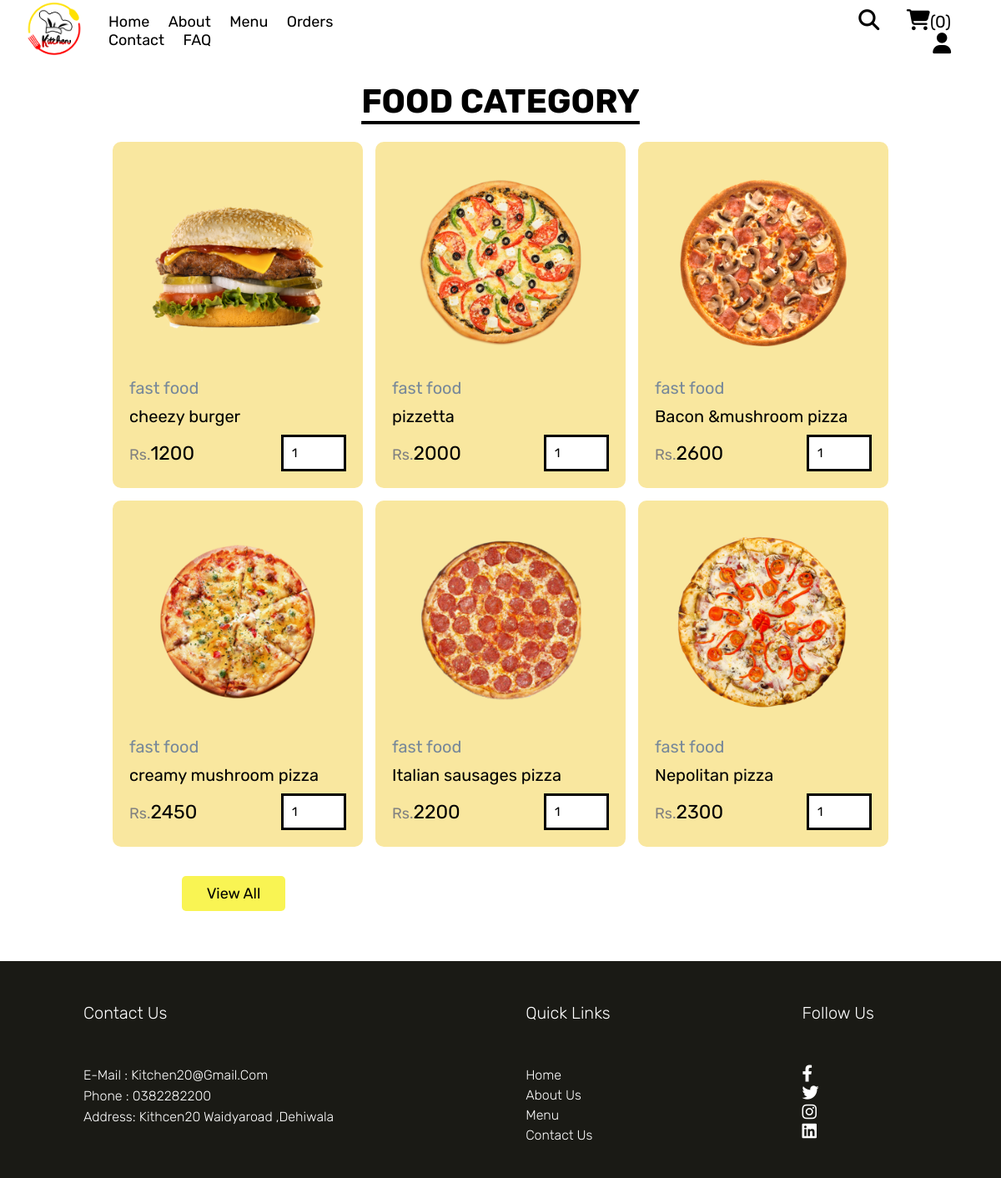
/category.php?category=fast food, run on the app's committed database.
### tables this page shows
CREATE TABLE IF NOT EXISTS `products` (
  `id` int NOT NULL AUTO_INCREMENT,
  `name` varchar(100) NOT NULL,
  `category` varchar(100) NOT NULL,
  `price` int NOT NULL,
  `image` varchar(100) NOT NULL,
  `description` varchar(500) NOT NULL,
  PRIMARY KEY (`id`)
);

### category.php (the view, shortened to what this page needs)
<?php
include 'component/connect.php';
if(isset($_GET['category'])){
   $category = $_GET['category'];
}else{
   $category = '';
}
?>
<!DOCTYPE html>
<html lang="en">
<head>
   <link rel="stylesheet" href="https://cdnjs.cloudflare.com/ajax/libs/font-awesome/6.1.1/css/all.min.css">
   <link rel="stylesheet" href="css/style.css">
</head>
<body>
<?php include 'component/user_header.php'; ?>
<section class="product">
   <h1 class="title">Food category </h1>
   <div class="box-container1">
      <?php
      $select_products =$conn->prepare("SELECT * FROM `products` WHERE category = ?");
      $select_products->execute([$category]);
      if($select_products->rowCount() > 0){
         while($fetch_products = $select_products->fetch(PDO::FETCH_ASSOC)){
      ?>
      <form action="" method="post" class="box">
         <img src="uploaded_img/<?=$fetch_products['image'];?>" alt="">
         <a href="category.php?category=<?=$fetch_products['category'];?>"
          class="cat"><?=$fetch_products['category'];?></a>
          <div class="name"><?=$fetch_products['name'];?></div>
          <div class="flex">
            <div class="price"><span>Rs.</span><?=$fetch_products['price'];?></div>
            <input type="number" name="qty" class="qty" value="1" min="1" max="99" maxlength="2">
         </div>
         </form>
      <?php
       }
      }else{
             echo'<div class="empty">no product added yet!</div>';
      }
      ?>
<div class="more-btn">
   <a href="menu.html" class="btn">view all</a>
</div>
</section>
<?php include 'component/footer.php'; ?>
</body>
</html>

### css/style.css (style rules this page uses)
* { font-family:'Rubik',sans-serif; margin:0; padding:0; box-sizing:border-box; outline:none; border:none; text-decoration:none; }
html { font-size:62.5%; scroll-behavior:smooth; stop-opacity:7rem; }
.btn, .delete-btn { margin-top:1rem; display: inline-block; font-size:1rem; padding:1rem 3rem; cursor: pointer; text-transform: capitalize; transition: .2 linear; }
.btn { background-color:#F9F453; color:black; border-radius:5px; font-size:1.8rem; margin-right:3rem; margin-left: 2rem; }
.title { text-align: center; margin-bottom:2.5rem; margin-top:2.5rem; font-size:4rem; color: black; text-transform:uppercase; text-decoration: underline; text-underline-offset:1rem; margin-top:2.5rem; }
.product .box-container1 { display: grid; grid-template-columns: repeat(auto-fit,30rem); justify-content:center; align-items: flex-start; gap: 1.5rem; padding-bottom:2rem; }
.product .box-container1 .box { background-color:#F9E79F ; border-radius:10px; box-shadow: 10px 10px 8px 10px white ; padding: 2rem; position: relative; overflow: hidden; }
.product .box-container1 .box img { height:25rem; width: 100%; object-fit: contain; margin-bottom: 1rem; }
.product .box-container1 .box .cat { font-size: 2rem; color: lightslategray; }
.product .box-container1 .box .name { font-size: 2rem; color: black; margin:1rem 0 ; }
.product .box-container1 .box .flex { display: flex; align-items: center; gap: 1.5rem; margin-top: 1rem; }
.product .box-container1 .box .flex .price { margin-right: auto; font-size: 2.3rem; color: black; }
.product .box-container1 .box .flex .price span { color: grey; font-size:1.8rem; }
.product .box-container1 .box .flex .qty { padding:1rem; border: solid; font-size:1.5rem; color: black; }
.product .more-btn { margin:1rem 0; text-align: center; justify-content: center; align-items: center; }
.cart-total, .more-btn { text-align: center; margin: 20px 0; }

### data on the page
products: image (picture), category "fast food", name "cheezy burger", price "1200"
products: image (picture), category "fast food", name "pizzetta", price "2000"
products: image (picture), category "fast food", name "Bacon &mushroom pizza", price "2600"
products: image (picture), category "fast food", name "creamy mushroom pizza", price "2450"
products: image (picture), category "fast food", name "Italian sausages pizza", price "2200"
products: image (picture), category "fast food", name "Nepolitan pizza", price "2300"

### other printed values
$total_cart_items "0"
